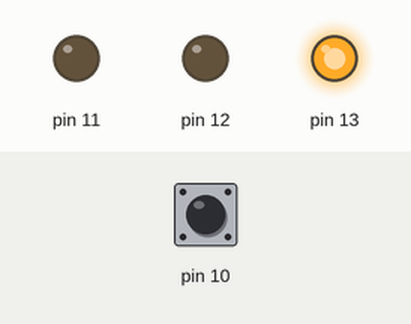
This sketch was run on a simulated Arduino Uno, built with avr-gcc and run on an emulated ATmega328P. Shown: output pins drawn as LEDs (lit = HIGH). The inputs (shaded band) are chosen by the test bench; at power-on: pin 10 LOW.

Above: at 1.2 s.
1.3 s: pin 10 driven HIGH
At 2.5 s:
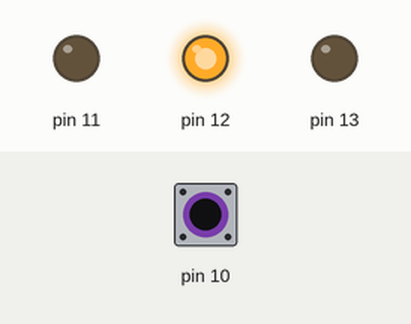
2.8 s: pin 10 pulsed LOW 5 times (0.12 s each, 0.3 s apart)
At 3.07 s:
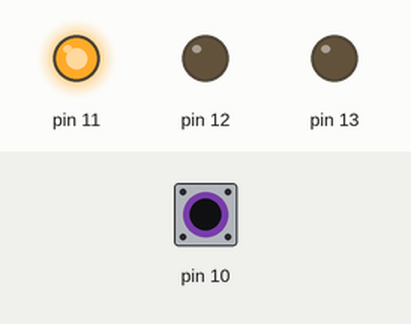
At 3.5 s:
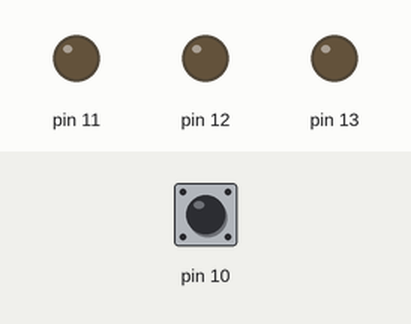
Timing chart, 0 to 5.8 s (numbered marks = the images above; inputs shaded):
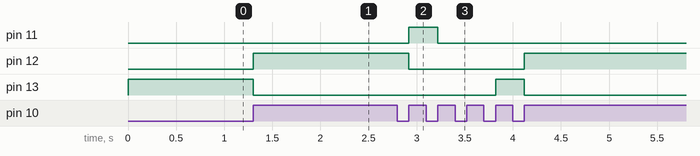

Measured:
- after the input at 1.3 s, pin 12: LOW → HIGH at once; pin 13: HIGH → LOW at once
- after the input at 2.8 s, pin 11: LOW → HIGH after 0.12 s, → LOW 0.30 s later; pin 12: HIGH → LOW after 0.12 s, → HIGH 1.2 s later; pin 13: LOW → HIGH after 1.0 s, → LOW 0.30 s later

The sketch:

RGBcnjpka_daaaa_gotovo.ino
```cpp
int regim=1;
int flag=0;

void setup()
{
    pinMode(13, OUTPUT);
    pinMode(12, OUTPUT);
    pinMode(11, OUTPUT);
    pinMode(10, INPUT);
}
void loop()
{
     if(digitalRead(10)==HIGH&&flag==0)//если кнопка нажата
     // и перемення flag равна 0 , то ...
     {
       regim++;
       flag=1;

        //это нужно для того что бы с каждым нажатием кнопки
        //происходило только одно действие
        // плюс защита от "дребезга"  100
       if(regim>5)
       {
        regim = 1;
       }
     }
      if(digitalRead(10)==LOW&&flag==1)//если кнопка НЕ нажата
     //и переменная flag равна - 1 ,то ...
     {
        flag=0;//обнуляем переменную flag
     }

     if (regim==1)
     {
       digitalWrite(13, HIGH);
     }
     if (regim==2)
     {
       digitalWrite(12, HIGH);
       digitalWrite(13, LOW);
     }
     if (regim==3)
     {
       digitalWrite(11, HIGH);
       digitalWrite(12, LOW);
     }
     if (regim==4)
     {
       digitalWrite(11, LOW);
     }
}
```
